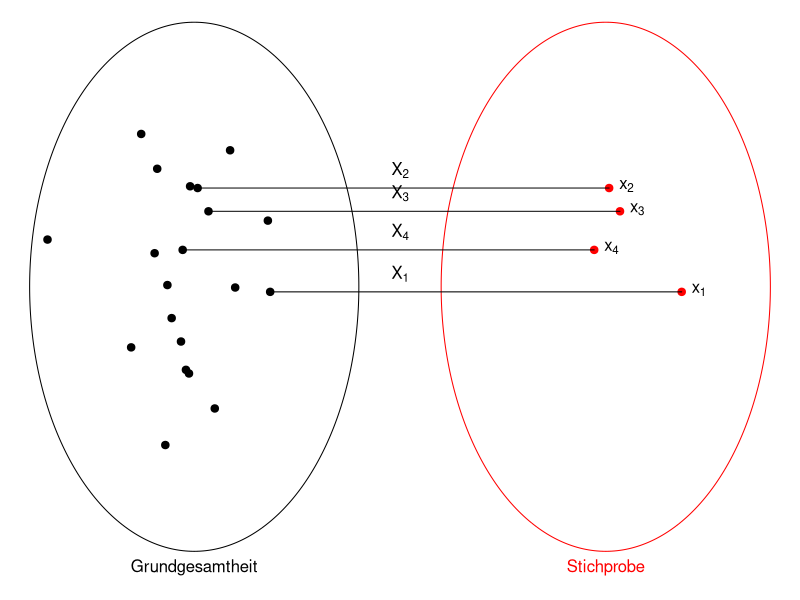

This chart was generated by the following R code:
set.seed(8)
N<- 20
n<-4
x<-rnorm(N)
y<-rnorm(N)
r<- 1.1*max(sqrt(x^2+y^2))
par(mar=c(0,0,0,0))
plot(x,y, pch=19, xlim=c(-r,3.5*r), ylim=c(-1.1*r,r), axes=FALSE)

t<- (0:360)/180*pi
lines(r*cos(t),r*sin(t))

ind<-sample(1:N,n)
points(2.5*r+x[ind],y[ind], pch=19, col="red")
lines(2.5*r+r*cos(t), r*sin(t), col="red")
for(i in seq(ind)){
  lines(c(x[ind[i]],x[ind[i]]+2.5*r), c(y[ind[i]],y[ind[i]]))
  text(x[ind[i]]+2.5*r, y[ind[i]], as.expression(bquote(x[.(i)])), pos=4)
  text(1.25*r, y[ind[i]], as.expression(bquote(X[.(i)])), pos=3)
}
text(0, -r, "Grundgesamtheit", pos=1)
text(2.5*r, -r, "Stichprobe", pos=1, col="red")
